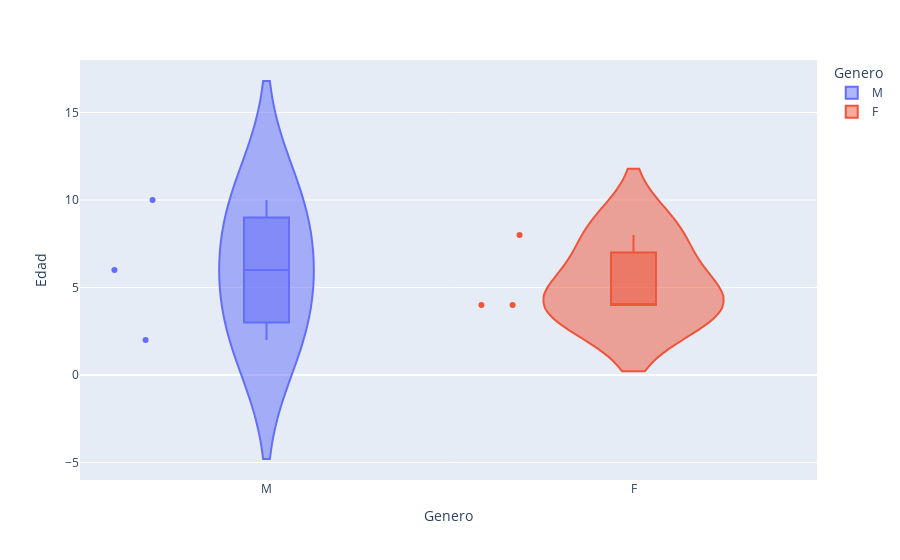

The code cell stored with this chart in its notebook:
### Code cell
# Con plotly
fig = px.violin(data_frame=df, x='Genero', y='Edad', color='Genero', box=True, points='all')
fig.show()

### Figure 1 — Plotly figure (JSON) as saved in the notebook; plotly's stock layout.template omitted (floating-point values rounded to 4 significant figures)
{"data": [{"alignmentgroup": "True", "box": {"visible": true}, "hovertemplate": "Genero=%{x}<br>Edad=%{y}<extra></extra>", "legendgroup": "M", "marker": {"color": "#636efa"}, "name": "M", "offsetgroup": "M", "orientation": "v", "points": "all", "scalegroup": "True", "showlegend": true, "type": "violin", "x": ["M", "M", "M"], "x0": " ", "xaxis": "x", "y": [2, 6, 10], "y0": " ", "yaxis": "y"}, {"alignmentgroup": "True", "box": {"visible": true}, "hovertemplate": "Genero=%{x}<br>Edad=%{y}<extra></extra>", "legendgroup": "F", "marker": {"color": "#EF553B"}, "name": "F", "offsetgroup": "F", "orientation": "v", "points": "all", "scalegroup": "True", "showlegend": true, "type": "violin", "x": ["F", "F", "F"], "x0": " ", "xaxis": "x", "y": [4, 8, 4], "y0": " ", "yaxis": "y"}], "layout": {"legend": {"title": {"text": "Genero"}, "tracegroupgap": 0}, "margin": {"t": 60}, "violinmode": "overlay", "xaxis": {"anchor": "y", "categoryarray": ["M", "F"], "categoryorder": "array", "domain": [0, 1], "title": {"text": "Genero"}}, "yaxis": {"anchor": "x", "domain": [0, 1], "title": {"text": "Edad"}}}}
